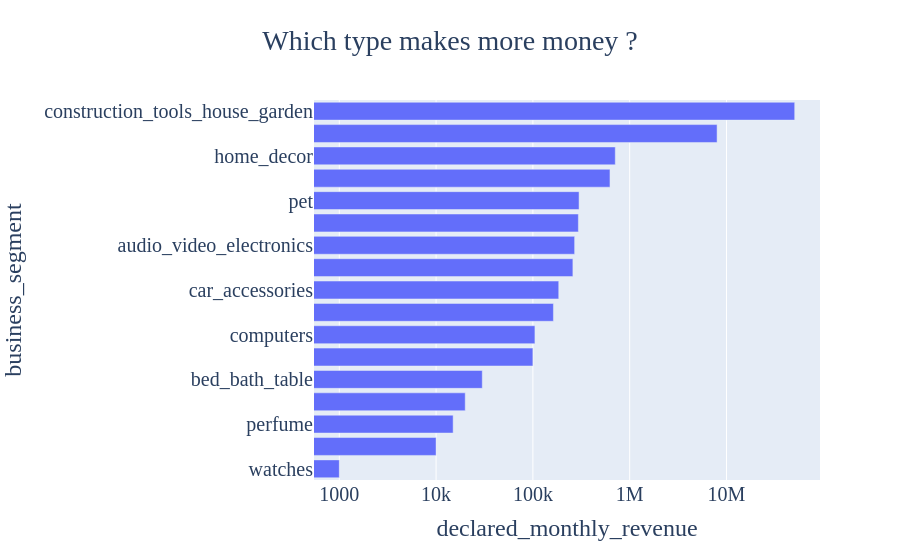

The notebook cell saved with this chart:
### Code cell
q10 = cd.groupby('business_segment',as_index=False)['declared_monthly_revenue'].sum()\
            .sort_values(by='declared_monthly_revenue').query('declared_monthly_revenue!=0')

ex.bar(q10,y='business_segment',x ='declared_monthly_revenue',
       title='Which type makes more money ?',
       log_x=True).update_layout(title_x=0.5,font=dict(family="moon heavy",size=20))

### Figure 1 — Plotly figure (JSON) as saved in the notebook; plotly's stock layout.template omitted (floating-point values rounded to 4 significant figures)
{"data": [{"alignmentgroup": "True", "hovertemplate": "declared_monthly_revenue=%{x}<br>business_segment=%{y}<extra></extra>", "legendgroup": "", "marker": {"color": "#636efa", "pattern": {"shape": ""}}, "name": "", "offsetgroup": "", "orientation": "h", "showlegend": false, "textposition": "auto", "type": "bar", "x": [1000.0, 10000.0, 15000.0, 20000.0, 30000.0, 100000.0, 105000.0, 163000.0, 185000.0, 259000.0, 270000.0, 295000.0, 300000.0, 626000.0, 710000.0, 8000000.0, 50700000.0], "xaxis": "x", "y": ["watches", "food_drink", "perfume", "party", "bed_bath_table", "stationery", "computers", "household_utilities", "car_accessories", "toys", "audio_video_electronics", "health_beauty", "pet", "other", "home_decor", "phone_mobile", "construction_tools_house_garden"], "yaxis": "y"}], "layout": {"barmode": "relative", "font": {"family": "moon heavy", "size": 20}, "legend": {"tracegroupgap": 0}, "title": {"text": "Which type makes more money ?", "x": 0.5}, "xaxis": {"anchor": "y", "domain": [0.0, 1.0], "title": {"text": "declared_monthly_revenue"}, "type": "log"}, "yaxis": {"anchor": "x", "domain": [0.0, 1.0], "title": {"text": "business_segment"}}}}
